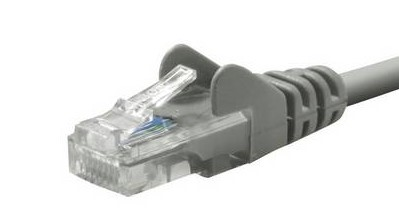
#> input picture scripts/test_img.jpg, 399 x 220 px
$ python prepare_image.py   (older library calls are emulated)
#> lines starting #> are read from the running program, lines starting #| are printed output that depends on the picture; after the words box and inside, x2 and y2 are one past the last pixel; in counts of white or black regions, pixels touching at a corner belong together
# -*- coding: utf-8 -*-

# TODO 1 take background out of given image and replace it with random background
# TODO 2 for CNN all images need to have the same size

from skimage.io import imread
import matplotlib.pyplot as plt
import numpy as np
from skimage import filters

def binarize_image(img):
  otsu_threshold = filters.threshold_otsu(img)
  mask = img < otsu_threshold
  return mask.astype(np.int)

def rgb2gray(rgb):
    return np.dot(rgb[...,:3], [0.299, 0.587, 0.144])

# binarizing the image via otsu
image = imread('test_img.jpg')
#> image is the input picture: shape (220, 399, 3); mean R, G, B 220.4, 221, 219.6

gray_image = rgb2gray(image)
#> in rgb2gray, `return np.dot(rgb[...,:3], [0.299, 0.587, 0.144])`:
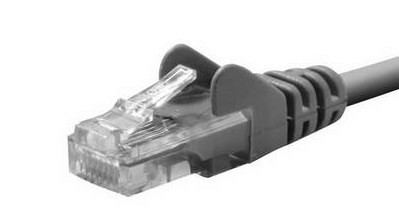
#> returned value: shape (220, 399) float64; min 34.73, max 262.6, mean 227.2; drawn with min black and max white

binarized_image = binarize_image(gray_image)
#> in binarize_image, `otsu_threshold = filters.threshold_otsu(img)`: otsu_threshold = 194.5
#> in binarize_image, `mask = img < otsu_threshold`:
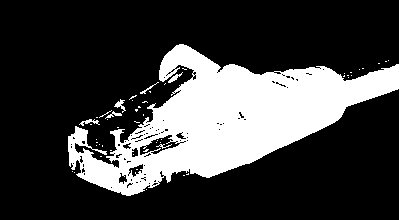
#> mask: shape (220, 399) bool; 24.8% white; 52 white regions (45 under 20 px), largest, box (x1, y1, x2, y2) and area: (68, 44, 399, 196) 21338, (114, 99, 126, 113) 62, (79, 119, 100, 126) 60

plt.imshow(binarized_image, cmap='gray')

plt.show()

# replacing the backrounf with random images
#> (the run stopped early here; a loop or call above may not have finished)
